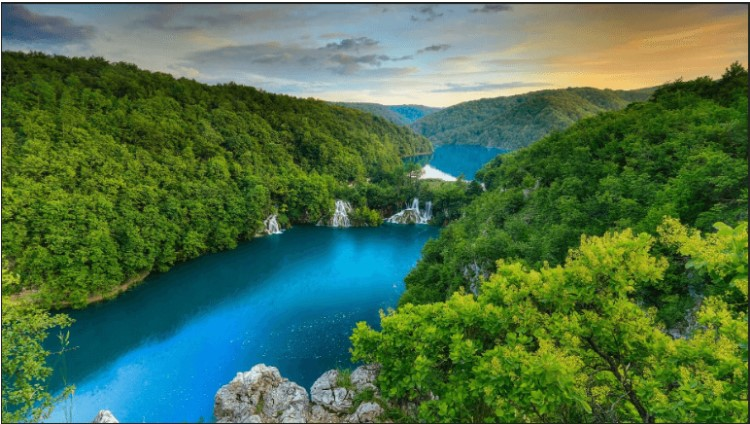
#> input picture assets/images/bai10/nature.jpg, 750 x 424 px
$ python kmeans_segment.py
#> lines starting #> are read from the running program, lines starting #| are printed output that depends on the picture
import numpy as np
import cv2
import matplotlib.pyplot as plt
from sklearn.cluster import KMeans

# Load image
image = cv2.imread('nature.jpg')
#> image is the input picture: shape (424, 750, 3); mean B, G, R 74.5, 112.7, 76.3
image = cv2.cvtColor(image,cv2.COLOR_BGR2RGB)
w,h,_ = image.shape
#> w = 424; h = 750
# Transform channels -> vectors
image_vec = np.reshape(image,(-1,3))

# Init K-means
kmeans = KMeans(n_clusters=3)

# Training
kmeans.fit(image_vec)

# Get labels for each pixel
labels = kmeans.predict(image_vec)

# Get centroids
centroids = kmeans.cluster_centers_

# Init zeros image vec
image_result = np.zeros_like(image_vec)

# Update each pixel equal to corresponding centroids
for i in range(len(image_result)):
    image_result[i] = centroids[labels[i]]

image_result = image_result.reshape(w,h,3)
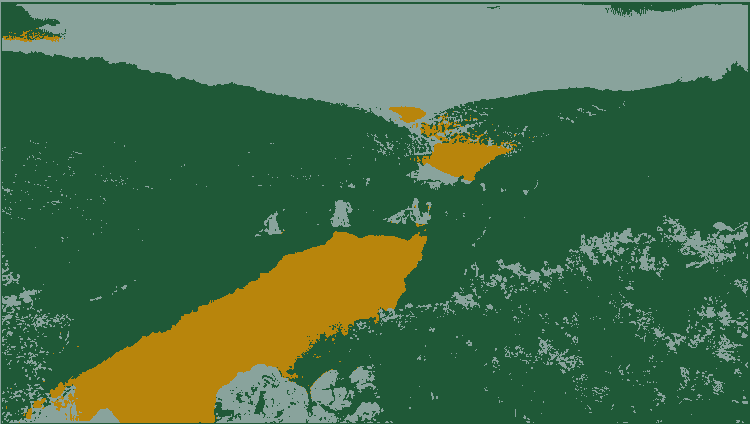
#> image_result: shape (424, 750, 3); mean of channels 0, 1, 2 76, 112.3, 73.7; drawn as B, G, R

plt.figure(figsize=(16, 2))
plt.subplot(151)
plt.imshow(image)
plt.title('Origin')
plt.axis(False)


plt.subplot(152)
plt.imshow(image_result)
plt.title('K = 3')
plt.axis(False)
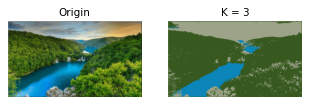
#> figure drawn by matplotlib, 2 panels

$ run again, with assets/images/bai10/anh1.jpg copied over assets/images/bai10/nature.jpg
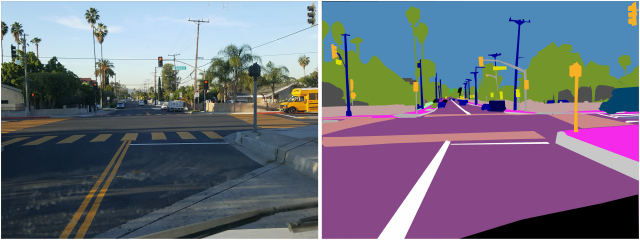
#> input picture assets/images/bai10/anh1.jpg, 640 x 240 px
#> image is the input picture: shape (240, 640, 3); mean B, G, R 127.3, 111.4, 111.5
#> `image_result = image_result.reshape(w,h,3)`:
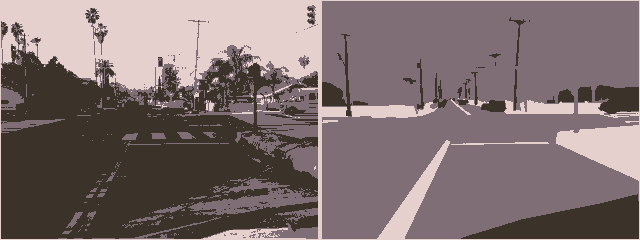
#> image_result: shape (240, 640, 3); mean of channels 0, 1, 2 111.3, 110.9, 126.5; drawn as B, G, R
#> `plt.axis(False)`:
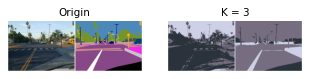
#> figure drawn by matplotlib, 2 panels
